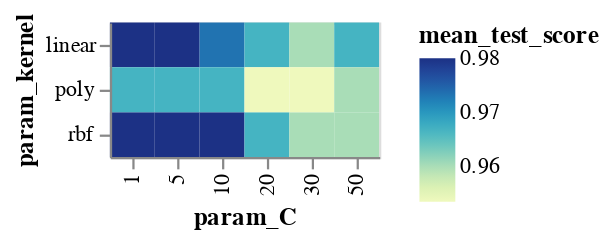

Notebook cell for this chart:
### Markdown cell above
Let's plot the scores for each parameter combination in a heatmap to visualize the grid search results:

### Code cell
import altair as alt
alt.Chart(results).mark_rect().encode(
    x='param_C:O',
    y='param_kernel:O',
    color='mean_test_score:Q'
)

### Figure 1 — Vega-Lite specification as saved in the notebook (floating-point values rounded to 4 significant figures)
{"config": {"view": {"continuousWidth": 400, "continuousHeight": 300}}, "data": {"name": "data-3e04f66d31d94fd53b99524a74b4a639"}, "mark": "rect", "encoding": {"color": {"field": "mean_test_score", "type": "quantitative"}, "x": {"field": "param_C", "type": "ordinal"}, "y": {"field": "param_kernel", "type": "ordinal"}}, "$schema": "https://vega.github.io/schema/vega-lite/v4.17.0.json", "datasets": {"data-3e04f66d31d94fd53b99524a74b4a639": [{"param_C": 1, "param_kernel": "rbf", "mean_test_score": 0.98}, {"param_C": 1, "param_kernel": "linear", "mean_test_score": 0.98}, {"param_C": 1, "param_kernel": "poly", "mean_test_score": 0.9667}, {"param_C": 5, "param_kernel": "rbf", "mean_test_score": 0.98}, {"param_C": 5, "param_kernel": "linear", "mean_test_score": 0.98}, {"param_C": 5, "param_kernel": "poly", "mean_test_score": 0.9667}, {"param_C": 10, "param_kernel": "rbf", "mean_test_score": 0.98}, {"param_C": 10, "param_kernel": "linear", "mean_test_score": 0.9733}, {"param_C": 10, "param_kernel": "poly", "mean_test_score": 0.9667}, {"param_C": 20, "param_kernel": "rbf", "mean_test_score": 0.9667}, {"param_C": 20, "param_kernel": "linear", "mean_test_score": 0.9667}, {"param_C": 20, "param_kernel": "poly", "mean_test_score": 0.9533}, {"param_C": 30, "param_kernel": "rbf", "mean_test_score": 0.96}, {"param_C": 30, "param_kernel": "linear", "mean_test_score": 0.96}, {"param_C": 30, "param_kernel": "poly", "mean_test_score": 0.9533}, {"param_C": 50, "param_kernel": "rbf", "mean_test_score": 0.96}, {"param_C": 50, "param_kernel": "linear", "mean_test_score": 0.9667}, {"param_C": 50, "param_kernel": "poly", "mean_test_score": 0.96}]}}
